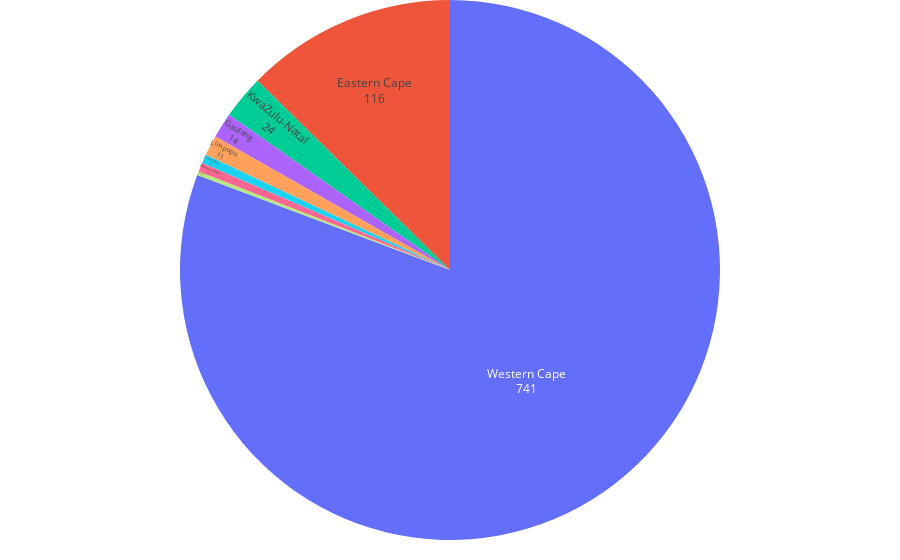

Source (notebook cell):
### Markdown cell above
### Latest Change

### Code cell
create_pie_chart(prov_totals_data, 'latest_change', 'province', 'latest_change_cases_per_province.html')

### Figure 1 — Plotly figure (JSON) as saved in the notebook; plotly's stock layout.template omitted (floating-point values rounded to 4 significant figures)
{"data": [{"domain": {"x": [0, 1], "y": [0, 1]}, "hoverinfo": "label+percent", "hovertemplate": "%{label}<br>%{value}", "labels": ["Eastern Cape", "Free State", "Gauteng", "KwaZulu-Natal", "Limpopo", "Mpumalanga", "Northern Cape", "North West", "Western Cape", "Unknown"], "legendgroup": "", "name": "", "showlegend": true, "textinfo": "value+label", "textposition": "inside", "type": "pie", "values": [116, 5, 14, 24, 11, 5, 0, 2, 741, 0]}], "layout": {"legend": {"tracegroupgap": 0, "x": 0, "y": 1}, "margin": {"b": 20, "l": 0, "r": 0, "t": 0}, "showlegend": false}}
